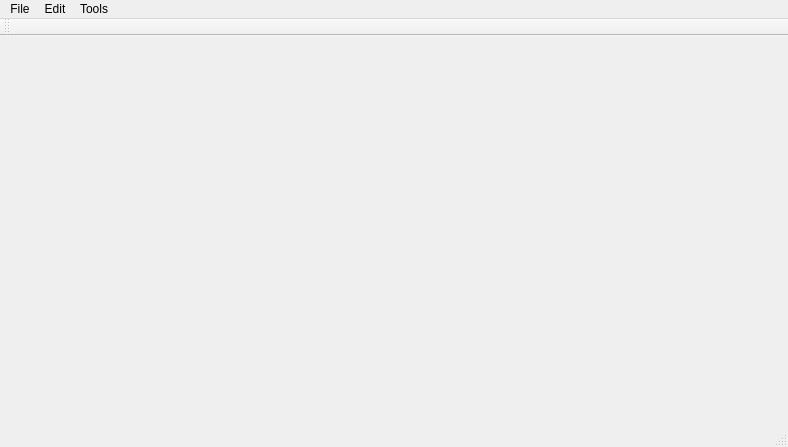
<?xml version="1.0" encoding="UTF-8"?>
<ui version="4.0">
 <class>MainWindow</class>
 <widget class="QMainWindow" name="MainWindow">
  <property name="geometry">
   <rect>
    <x>0</x>
    <y>0</y>
    <width>788</width>
    <height>447</height>
   </rect>
  </property>
  <property name="windowTitle">
   <string>MainWindow</string>
  </property>
  <widget class="QWidget" name="centralWidget">
   <layout class="QVBoxLayout" name="verticalLayout">
    <item>
     <widget class="QLabel" name="image_label">
      <property name="text">
       <string/>
      </property>
     </widget>
    </item>
   </layout>
  </widget>
  <widget class="QMenuBar" name="menuBar">
   <property name="geometry">
    <rect>
     <x>0</x>
     <y>0</y>
     <width>788</width>
     <height>26</height>
    </rect>
   </property>
   <widget class="QMenu" name="menuFile">
    <property name="title">
     <string>File</string>
    </property>
    <addaction name="actionOpen_Image"/>
    <addaction name="actionSave_Image"/>
    <addaction name="actionEnable_Auto_Save"/>
    <addaction name="actionDisable_Auto_Save"/>
    <addaction name="actionExit"/>
   </widget>
   <widget class="QMenu" name="menuEdit">
    <property name="title">
     <string>Edit</string>
    </property>
    <addaction name="actionUndo"/>
    <addaction name="actionRedo"/>
   </widget>
   <widget class="QMenu" name="menuTools">
    <property name="title">
     <string>Tools</string>
    </property>
    <widget class="QMenu" name="menuAdd_Noise">
     <property name="title">
      <string>Add Noise</string>
     </property>
     <property name="icon">
      <iconset resource="resources.qrc">
       <normaloff>:/res/Resources/noise_956.png</normaloff>:/res/Resources/noise_956.png</iconset>
     </property>
     <addaction name="actionGasussian_Noise"/>
     <addaction name="actionRandom_Noise"/>
    </widget>
    <widget class="QMenu" name="menuMasks">
     <property name="title">
      <string>Masks</string>
     </property>
     <property name="icon">
      <iconset resource="resources.qrc">
       <normaloff>:/res/Resources/mask_edit.png</normaloff>:/res/Resources/mask_edit.png</iconset>
     </property>
     <widget class="QMenu" name="menuMask_4x4">
      <property name="title">
       <string>Mask 4x4</string>
      </property>
      <property name="icon">
       <iconset resource="resources.qrc">
        <normaloff>:/res/Resources/mask_edit.png</normaloff>:/res/Resources/mask_edit.png</iconset>
      </property>
      <addaction name="actionAll_White"/>
      <addaction name="actionAll_Black"/>
     </widget>
     <widget class="QMenu" name="menuMask_8x8">
      <property name="title">
       <string>Mask 8x8</string>
      </property>
      <property name="icon">
       <iconset resource="resources.qrc">
        <normaloff>:/res/Resources/mask_edit.png</normaloff>:/res/Resources/mask_edit.png</iconset>
      </property>
      <addaction name="actionAll_White_2"/>
      <addaction name="actionAll_Black_2"/>
     </widget>
     <addaction name="menuMask_4x4"/>
     <addaction name="menuMask_8x8"/>
    </widget>
    <widget class="QMenu" name="menuF_Measure">
     <property name="title">
      <string>F-Measure</string>
     </property>
     <property name="icon">
      <iconset resource="resources.qrc">
       <normaloff>:/res/Resources/school.png</normaloff>:/res/Resources/school.png</iconset>
     </property>
     <addaction name="actionComparison"/>
     <addaction name="actionEvaluation"/>
    </widget>
    <widget class="QMenu" name="menuMathematical_Morphology">
     <property name="title">
      <string>Mathematical Morphology</string>
     </property>
     <property name="icon">
      <iconset resource="resources.qrc">
       <normaloff>:/res/Resources/edit-png-icon-blue-pencil-18.png</normaloff>:/res/Resources/edit-png-icon-blue-pencil-18.png</iconset>
     </property>
     <widget class="QMenu" name="menuDilation">
      <property name="title">
       <string>Dilation</string>
      </property>
      <property name="icon">
       <iconset resource="resources.qrc">
        <normaloff>:/res/Resources/edit-png-icon-blue-pencil-18.png</normaloff>:/res/Resources/edit-png-icon-blue-pencil-18.png</iconset>
      </property>
      <addaction name="actionAll_3x3"/>
      <addaction name="actionCross_3x3"/>
      <addaction name="separator"/>
      <addaction name="actionAll_5x5"/>
      <addaction name="actionRhombus_5x5"/>
     </widget>
     <widget class="QMenu" name="menuErosion">
      <property name="title">
       <string>Erosion</string>
      </property>
      <property name="icon">
       <iconset resource="resources.qrc">
        <normaloff>:/res/Resources/edit-png-icon-blue-pencil-18.png</normaloff>:/res/Resources/edit-png-icon-blue-pencil-18.png</iconset>
      </property>
      <addaction name="actionAll_3x3_2"/>
      <addaction name="actionCross_3x3_2"/>
      <addaction name="separator"/>
      <addaction name="actionAll_5x5_2"/>
      <addaction name="actionRhombus_5x5_2"/>
     </widget>
     <addaction name="menuDilation"/>
     <addaction name="menuErosion"/>
    </widget>
    <widget class="QMenu" name="menuFilters">
     <property name="title">
      <string>Filters</string>
     </property>
     <property name="icon">
      <iconset resource="resources.qrc">
       <normaloff>:/res/Resources/document-edit-flat.png</normaloff>:/res/Resources/document-edit-flat.png</iconset>
     </property>
     <addaction name="actionSwell_Filter"/>
     <addaction name="actionShrink_Filter"/>
    </widget>
    <addaction name="menuMasks"/>
    <addaction name="menuMathematical_Morphology"/>
    <addaction name="menuFilters"/>
    <addaction name="actionMethod_Input"/>
    <addaction name="separator"/>
    <addaction name="menuF_Measure"/>
    <addaction name="separator"/>
    <addaction name="menuAdd_Noise"/>
    <addaction name="separator"/>
    <addaction name="actionMore"/>
   </widget>
   <addaction name="menuFile"/>
   <addaction name="menuEdit"/>
   <addaction name="menuTools"/>
  </widget>
  <widget class="QToolBar" name="mainToolBar">
   <attribute name="toolBarArea">
    <enum>TopToolBarArea</enum>
   </attribute>
   <attribute name="toolBarBreak">
    <bool>false</bool>
   </attribute>
  </widget>
  <widget class="QStatusBar" name="statusBar"/>
  <action name="actionOpen_Image">
   <property name="icon">
    <iconset resource="resources.qrc">
     <normaloff>:/res/Resources/open-file-folder.png</normaloff>:/res/Resources/open-file-folder.png</iconset>
   </property>
   <property name="text">
    <string>Open Image</string>
   </property>
  </action>
  <action name="actionSave_Image">
   <property name="icon">
    <iconset resource="resources.qrc">
     <normaloff>:/res/Resources/save-download.png</normaloff>:/res/Resources/save-download.png</iconset>
   </property>
   <property name="text">
    <string>Save Image</string>
   </property>
  </action>
  <action name="actionEnable_Auto_Save">
   <property name="icon">
    <iconset resource="resources.qrc">
     <normaloff>:/res/Resources/Save-as-icon.png</normaloff>:/res/Resources/Save-as-icon.png</iconset>
   </property>
   <property name="text">
    <string>Enable Auto Save</string>
   </property>
  </action>
  <action name="actionDisable_Auto_Save">
   <property name="icon">
    <iconset resource="resources.qrc">
     <normaloff>:/res/Resources/save-download-disable.png</normaloff>:/res/Resources/save-download-disable.png</iconset>
   </property>
   <property name="text">
    <string>Disable Auto Save</string>
   </property>
  </action>
  <action name="actionMethod_Input">
   <property name="icon">
    <iconset resource="resources.qrc">
     <normaloff>:/res/Resources/new-file-folder.png</normaloff>:/res/Resources/new-file-folder.png</iconset>
   </property>
   <property name="text">
    <string>Method Input</string>
   </property>
  </action>
  <action name="actionMore">
   <property name="icon">
    <iconset resource="resources.qrc">
     <normaloff>:/res/Resources/more.png</normaloff>:/res/Resources/more.png</iconset>
   </property>
   <property name="text">
    <string>More</string>
   </property>
  </action>
  <action name="actionGasussian_Noise">
   <property name="icon">
    <iconset resource="resources.qrc">
     <normaloff>:/res/Resources/noise_956.png</normaloff>:/res/Resources/noise_956.png</iconset>
   </property>
   <property name="text">
    <string>Gasussian Noise</string>
   </property>
  </action>
  <action name="actionRandom_Noise">
   <property name="icon">
    <iconset resource="resources.qrc">
     <normaloff>:/res/Resources/noise_956.png</normaloff>:/res/Resources/noise_956.png</iconset>
   </property>
   <property name="text">
    <string>Random Noise</string>
   </property>
  </action>
  <action name="actionAll_White">
   <property name="icon">
    <iconset resource="resources.qrc">
     <normaloff>:/res/Resources/all_white.png</normaloff>:/res/Resources/all_white.png</iconset>
   </property>
   <property name="text">
    <string>All White</string>
   </property>
  </action>
  <action name="actionAll_Black">
   <property name="icon">
    <iconset resource="resources.qrc">
     <normaloff>:/res/Resources/all_black.png</normaloff>:/res/Resources/all_black.png</iconset>
   </property>
   <property name="text">
    <string>All Black</string>
   </property>
  </action>
  <action name="actionAll_White_2">
   <property name="icon">
    <iconset resource="resources.qrc">
     <normaloff>:/res/Resources/all_white.png</normaloff>:/res/Resources/all_white.png</iconset>
   </property>
   <property name="text">
    <string>All White</string>
   </property>
  </action>
  <action name="actionAll_Black_2">
   <property name="icon">
    <iconset resource="resources.qrc">
     <normaloff>:/res/Resources/all_black.png</normaloff>:/res/Resources/all_black.png</iconset>
   </property>
   <property name="text">
    <string>All Black</string>
   </property>
  </action>
  <action name="actionComparison">
   <property name="icon">
    <iconset resource="resources.qrc">
     <normaloff>:/res/Resources/school.png</normaloff>:/res/Resources/school.png</iconset>
   </property>
   <property name="text">
    <string>Comparison</string>
   </property>
  </action>
  <action name="actionAll_3x3">
   <property name="icon">
    <iconset resource="resources.qrc">
     <normaloff>:/res/Resources/all_black.png</normaloff>:/res/Resources/all_black.png</iconset>
   </property>
   <property name="text">
    <string>All 3x3</string>
   </property>
  </action>
  <action name="actionCross_3x3">
   <property name="icon">
    <iconset resource="resources.qrc">
     <normaloff>:/res/Resources/cross_black.png</normaloff>:/res/Resources/cross_black.png</iconset>
   </property>
   <property name="text">
    <string>Cross 3x3</string>
   </property>
  </action>
  <action name="actionAll_5x5">
   <property name="icon">
    <iconset resource="resources.qrc">
     <normaloff>:/res/Resources/all_black.png</normaloff>:/res/Resources/all_black.png</iconset>
   </property>
   <property name="text">
    <string>All 5x5</string>
   </property>
  </action>
  <action name="actionRhombus_5x5">
   <property name="icon">
    <iconset resource="resources.qrc">
     <normaloff>:/res/Resources/rhombus_black.png</normaloff>:/res/Resources/rhombus_black.png</iconset>
   </property>
   <property name="text">
    <string>Rhombus 5x5</string>
   </property>
  </action>
  <action name="actionAll_3x3_2">
   <property name="icon">
    <iconset resource="resources.qrc">
     <normaloff>:/res/Resources/all_white.png</normaloff>:/res/Resources/all_white.png</iconset>
   </property>
   <property name="text">
    <string>All 3x3</string>
   </property>
  </action>
  <action name="actionCross_3x3_2">
   <property name="icon">
    <iconset resource="resources.qrc">
     <normaloff>:/res/Resources/cross_white.png</normaloff>:/res/Resources/cross_white.png</iconset>
   </property>
   <property name="text">
    <string>Cross 3x3</string>
   </property>
  </action>
  <action name="actionAll_5x5_2">
   <property name="icon">
    <iconset resource="resources.qrc">
     <normaloff>:/res/Resources/all_white.png</normaloff>:/res/Resources/all_white.png</iconset>
   </property>
   <property name="text">
    <string> All 5x5</string>
   </property>
  </action>
  <action name="actionRhombus_5x5_2">
   <property name="icon">
    <iconset resource="resources.qrc">
     <normaloff>:/res/Resources/rhombus_white.png</normaloff>:/res/Resources/rhombus_white.png</iconset>
   </property>
   <property name="text">
    <string>Rhombus 5x5</string>
   </property>
  </action>
  <action name="actionEvaluation">
   <property name="icon">
    <iconset resource="resources.qrc">
     <normaloff>:/res/Resources/school.png</normaloff>:/res/Resources/school.png</iconset>
   </property>
   <property name="text">
    <string>Evaluation</string>
   </property>
  </action>
  <action name="actionSwell_Filter">
   <property name="icon">
    <iconset resource="resources.qrc">
     <normaloff>:/res/Resources/document-edit-flat.png</normaloff>:/res/Resources/document-edit-flat.png</iconset>
   </property>
   <property name="text">
    <string>Swell Filter</string>
   </property>
  </action>
  <action name="actionShrink_Filter">
   <property name="icon">
    <iconset resource="resources.qrc">
     <normaloff>:/res/Resources/document-edit-flat.png</normaloff>:/res/Resources/document-edit-flat.png</iconset>
   </property>
   <property name="text">
    <string>Shrink Filter</string>
   </property>
  </action>
  <action name="actionUndo">
   <property name="icon">
    <iconset resource="resources.qrc">
     <normaloff>:/res/Resources/Undo-icon.png</normaloff>:/res/Resources/Undo-icon.png</iconset>
   </property>
   <property name="text">
    <string>Undo</string>
   </property>
  </action>
  <action name="actionRedo">
   <property name="icon">
    <iconset resource="resources.qrc">
     <normaloff>:/res/Resources/Redo-icon.png</normaloff>:/res/Resources/Redo-icon.png</iconset>
   </property>
   <property name="text">
    <string>Redo</string>
   </property>
  </action>
  <action name="actionExit">
   <property name="icon">
    <iconset resource="resources.qrc">
     <normaloff>:/res/Resources/actions-application-exit.png</normaloff>:/res/Resources/actions-application-exit.png</iconset>
   </property>
   <property name="text">
    <string>Exit</string>
   </property>
  </action>
 </widget>
 <layoutdefault spacing="6" margin="11"/>
 <resources>
  <include location="resources.qrc"/>
 </resources>
 <connections/>
</ui>
